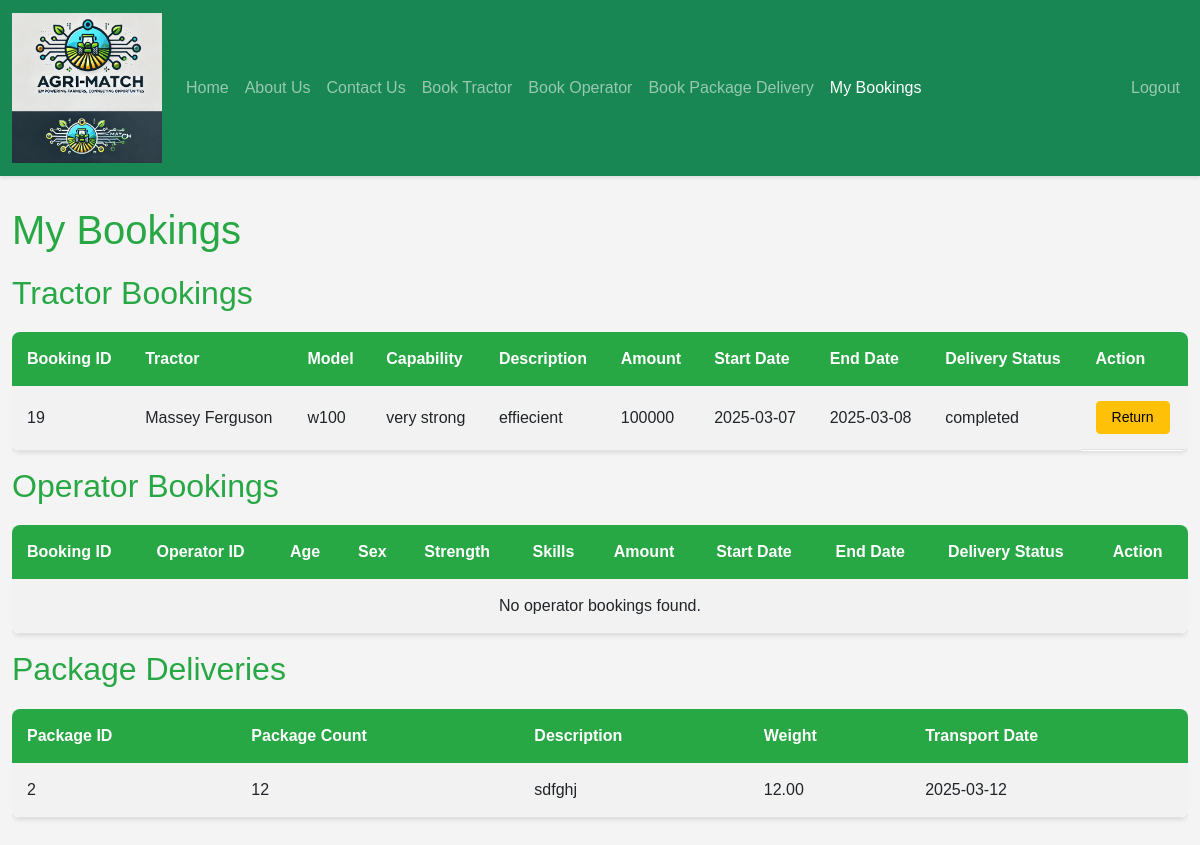
Screenshot of /view_my_bookings.php (signed in) with the database file from the repository.
### tables this page shows
CREATE TABLE `bookings` (
  `id` int(11) NOT NULL,
  `user_id` int(11) DEFAULT NULL,
  `tractor_id` int(11) DEFAULT NULL,
  `delivery_status` enum('pending','completed') DEFAULT 'pending',
  `start_date` date DEFAULT NULL,
  `end_date` date DEFAULT NULL,
  `amount` int(11) NOT NULL DEFAULT 0,
  `image` varchar(255) NOT NULL DEFAULT '',
  `purchasedby` int(11) NOT NULL
);

CREATE TABLE `tractors` (
  `id` int(11) NOT NULL,
  `name` varchar(100) NOT NULL,
  `status` enum('available','booked') DEFAULT 'available',
  `model` varchar(100) NOT NULL,
  `capability` varchar(100) NOT NULL,
  `description` text DEFAULT NULL,
  `amount` int(11) NOT NULL DEFAULT 0,
  `image` varchar(255) NOT NULL DEFAULT '',
  `user_id` int(11) NOT NULL
);

CREATE TABLE `packages` (
  `id` int(11) NOT NULL,
  `package_count` int(11) NOT NULL,
  `transport_date` date NOT NULL,
  `description` text DEFAULT NULL,
  `weight` decimal(10,2) DEFAULT NULL,
  `user_id` int(11) NOT NULL
);

### view_my_bookings.php (the view, shortened to what this page needs)
<?php
$conn = new mysqli("localhost", "root", "", "agrimatch");
$user_id = $_SESSION['user_id'];
$sql = "SELECT bookings.*, tractors.name, tractors.model, tractors.capability, tractors.description
        FROM bookings
        JOIN tractors ON bookings.tractor_id = tractors.id
        WHERE bookings.purchasedby=?";
$stmt = $conn->prepare($sql);
$stmt->bind_param("i", $user_id);
$stmt->execute();
$result_tractors = $stmt->get_result();
$sql = "SELECT ob.*, o.age, o.sex, o.strength, o.skills
        FROM operator_bookings ob
        JOIN operators o ON ob.operator_id = o.id
        WHERE ob.purchasedby=?";
$stmt = $conn->prepare($sql);
$stmt->bind_param("i", $user_id);
$stmt->execute();
$result_operators = $stmt->get_result();
$sql_packages = "SELECT * FROM packages WHERE user_id=?";
$stmt = $conn->prepare($sql_packages);
$stmt->bind_param("i", $user_id);
$stmt->execute();
$result_packages = $stmt->get_result();
?>
<!DOCTYPE html>
<html lang="en">
<head>
    <link href="https://cdn.jsdelivr.net/npm/bootstrap@5.3.0-alpha1/dist/css/bootstrap.min.css" rel="stylesheet">
    <link href="https://cdnjs.cloudflare.com/ajax/libs/font-awesome/6.0.0-beta3/css/all.min.css" rel="stylesheet">
</head>
<body>
    <nav class="navbar navbar-expand-lg navbar-dark bg-success">
        <div class="container-fluid">
            <a class="navbar-brand" href="dashboard.php">
                <img src="images/logo.png" alt="Agri-Match Logo" width="150">
            </a>
            <div class="collapse navbar-collapse" id="navbarNav">
                <ul class="navbar-nav me-auto">
                    <li class="nav-item"><a class="nav-link" href="user_dashboard.php">Home</a></li>
                    <li class="nav-item"><a class="nav-link" href="about_us.php">About Us</a></li>
                    <li class="nav-item"><a class="nav-link" href="contact_us.php">Contact Us</a></li>
                    <li class="nav-item"><a class="nav-link" href="book_tractor.php">Book Tractor</a></li>
                    <li class="nav-item"><a class="nav-link" href="book_operator.php">Book Operator</a></li>
                    <li class="nav-item"><a class="nav-link" href="book_package.php">Book Package Delivery</a></li>
                    <li class="nav-item"><a class="nav-link active" href="view_my_bookings.php">My Bookings</a></li>
                </ul>
                <ul class="navbar-nav">
                    <li class="nav-item"><a class="nav-link" href="logout.php">Logout</a></li>
                </ul>
            </div>
        </div>
    </nav>
    <div class="container">
        <h1>My Bookings</h1>
        <h2>Tractor Bookings</h2>
        <div class="table-responsive">
            <table class="table table-striped">
                <thead>
                    <tr>
                        <th>Booking ID</th>
                        <th>Tractor</th>
                        <th>Model</th>
                        <th>Capability</th>
                        <th>Description</th>
                        <th>Amount</th>
                        <th>Start Date</th>
                        <th>End Date</th>
                        <th>Delivery Status</th>
                        <th>Action</th>
                    </tr>
                </thead>
                <tbody>
                    <?php
                    if ($result_tractors->num_rows > 0) {
                        while ($row = $result_tractors->fetch_assoc()) {
                            echo "<tr>
                                    <td>" . htmlspecialchars($row['id']) . "</td>
                                    <td>" . htmlspecialchars($row['name']) . "</td>
                                    <td>" . htmlspecialchars($row['model']) . "</td>
                                    <td>" . htmlspecialchars($row['capability']) . "</td>
                                    <td>" . htmlspecialchars($row['description']) . "</td>
                                    <td>" . htmlspecialchars($row['amount']) . "</td>
                                    <td>" . htmlspecialchars($row['start_date']) . "</td>
                                    <td>" . htmlspecialchars($row['end_date']) . "</td>
                                    <td>" . htmlspecialchars($row['delivery_status']) . "</td>
                                    <td class='action-buttons'>";
                            if ($row['delivery_status'] == 'pending') {
                                echo "<a href='view_my_bookings.php?cancel_id=" . htmlspecialchars($row['id']) . "&type=tractor' class='btn btn-danger btn-sm' onclick='return confirm(\"Are you sure you want to cancel this booking?\")'>Cancel</a>";
                            } elseif ($row['delivery_status'] == 'completed') {
                                echo "<a href='view_my_bookings.php?return_id=" . htmlspecialchars($row['id']) . "&type=tractor' class='btn btn-warning btn-sm' onclick='return confirm(\"Are you sure you want to return this tractor?\")'>Return</a>";
                            }
                            echo "</td></tr>";
                        }
                    } else {
                        echo "<tr><td colspan='10' class='text-center'>No tractor bookings found.</td></tr>";
                    }
                    ?>
                </tbody>
            </table>
        </div>
        <h2>Operator Bookings</h2>
        <div class="table-responsive">
            <table class="table table-striped">
                <thead>
                    <tr>
                        <th>Booking ID</th>
                        <th>Operator ID</th>
                        <th>Age</th>
                        <th>Sex</th>
                        <th>Strength</th>
                        <th>Skills</th>
                        <th>Amount</th>
                        <th>Start Date</th>
                        <th>End Date</th>
                        <th>Delivery Status</th>
                        <th>Action</th>
                    </tr>
                </thead>
                <tbody>
                    <?php
                    if ($result_operators->num_rows > 0) {
                        while ($row = $result_operators->fetch_assoc()) {
                            echo "<tr>
                                    <td>" . htmlspecialchars($row['id']) . "</td>
                                    <td>" . htmlspecialchars($row['operator_id']) . "</td>
                                    <td>" . htmlspecialchars($row['age']) . "</td>
                                    <td>" . htmlspecialchars($row['sex']) . "</td>
                                    <td>" . htmlspecialchars($row['strength']) . "</td>
                                    <td>" . htmlspecialchars($row['skills']) . "</td>
                                    <td>" . htmlspecialchars($row['amount']) . "</td>
                                    <td>" . htmlspecialchars($row['start_date']) . "</td>
                                    <td>" . htmlspecialchars($row['end_date']) . "</td>
                                    <td>" . htmlspecialchars($row['delivery_status']) . "</td>
                                    <td class='action-buttons'>";
                            if ($row['delivery_status'] == 'pending') {
                                echo "<form method='POST'>
                                        <input type='hidden' name='booking_id' value='" . htmlspecialchars($row['id']) . "'>
                                        <input type='hidden' name='type' value='operator'>
                                        <select name='status' class='form-select form-select-sm'>
                                            <option value='pending' selected>Pending</option>
                                            <option value='completed'>Completed</option>
                                        </select>
                                        <button type='submit' name='update_status' class='btn btn-primary btn-sm'>Update</button>
                                      </form>";
                            }
                            if ($row['delivery_status'] == 'pending') {
                                echo "<a href='view_my_bookings.php?cancel_id=" . htmlspecialchars($row['id']) . "&type=operator' class='btn btn-danger btn-sm' onclick='return confirm(\"Are you sure you want to cancel this booking?\")'>Cancel</a>";
                            } elseif ($row['delivery_status'] == 'completed') {
                                echo "<a href='view_my_bookings.php?return_id=" . htmlspecialchars($row['id']) . "&type=operator' class='btn btn-warning btn-sm' onclick='return confirm(\"Are you sure you want to return this operator?\")'>Return</a>";
                            }
                            echo "</td></tr>";
                        }
                    } else {
                        echo "<tr><td colspan='11' class='text-center'>No operator bookings found.</td></tr>";
                    }
                    ?>
                </tbody>
            </table>
        </div>
        <h2>Package Deliveries</h2>
        <div class="table-responsive">
            <table class="table table-striped">
                <thead>
                    <tr>
                        <th>Package ID</th>
                        <th>Package Count</th>
                        <th>Description</th>
                        <th>Weight</th>
                        <th>Transport Date</th>
                    </tr>
                </thead>
                <tbody>
                    <?php
                    if ($result_packages->num_rows > 0) {
                        while ($row = $result_packages->fetch_assoc()) {
                            echo "<tr>
                                    <td>" . htmlspecialchars($row['id']) . "</td>
                                    <td>" . htmlspecialchars($row['package_count']) . "</td>
                                    <td>" . htmlspecialchars($row['description']) . "</td>
                                    <td>" . htmlspecialchars($row['weight']) . "</td>
                                    <td>" . htmlspecialchars($row['transport_date']) . "</td>
                                  </tr>";
                        }
                    } else {
                        echo "<tr><td colspan='5' class='text-center'>No package deliveries found.</td></tr>";
                    }
                    ?>
                </tbody>
            </table>
        </div>
    </div>
</body>
</html>

### view_my_bookings.php (style rules this page uses)
body { font-family: Arial, sans-serif; background-color: #f4f4f4; }
.navbar { box-shadow: 0 2px 4px rgba(0,0,0,0.1); }
.container { max-width: 1200px; margin-top: 30px; margin-bottom: 30px; }
.table { background-color: #fff; border-radius: 8px; overflow: hidden; box-shadow: 0 2px 4px rgba(0,0,0,0.1); }
.table thead th { background-color: #28a745; color: white; border: none; padding: 15px; }
.table tbody td { padding: 15px; vertical-align: middle; }
.table-striped tbody tr:nth-of-type(odd) { background-color: #f8f9fa; }
.action-buttons { display: flex; gap: 10px; align-items: center; }
.action-buttons .btn { padding: 5px 15px; }
h1, h2 { color: #28a745; margin-bottom: 20px; }

### rows the page displays
bookings: id "19", tractor.name "Massey Ferguson", tractor.model "w100", tractor.capability "very strong", tractor.description "effiecient", amount "100000", start_date "2025-03-07", end_date "2025-03-08", delivery_status "completed"
packages: id "2", package_count "12", description "sdfghj", weight "12.00", transport_date "2025-03-12"
